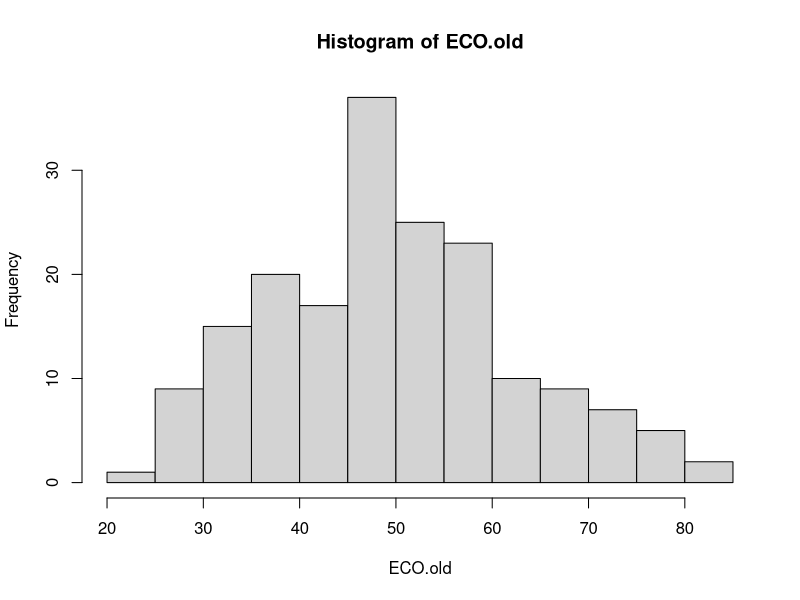
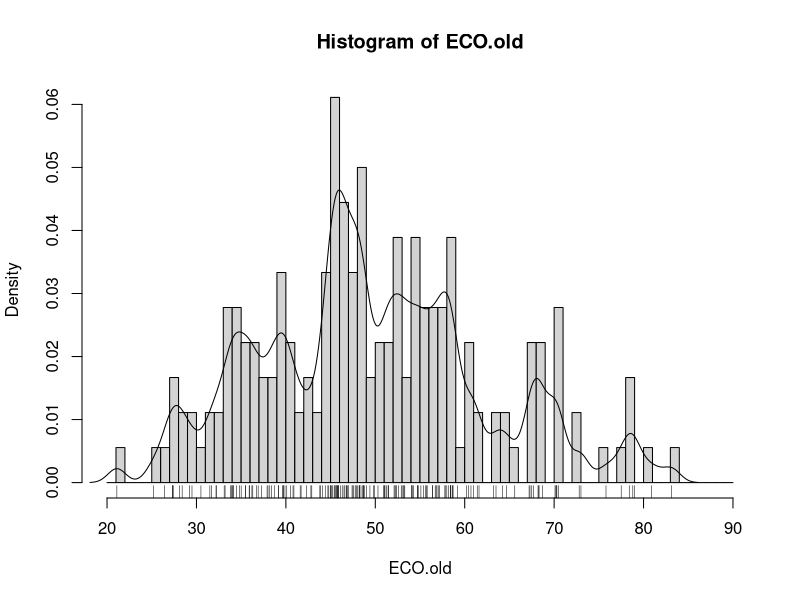
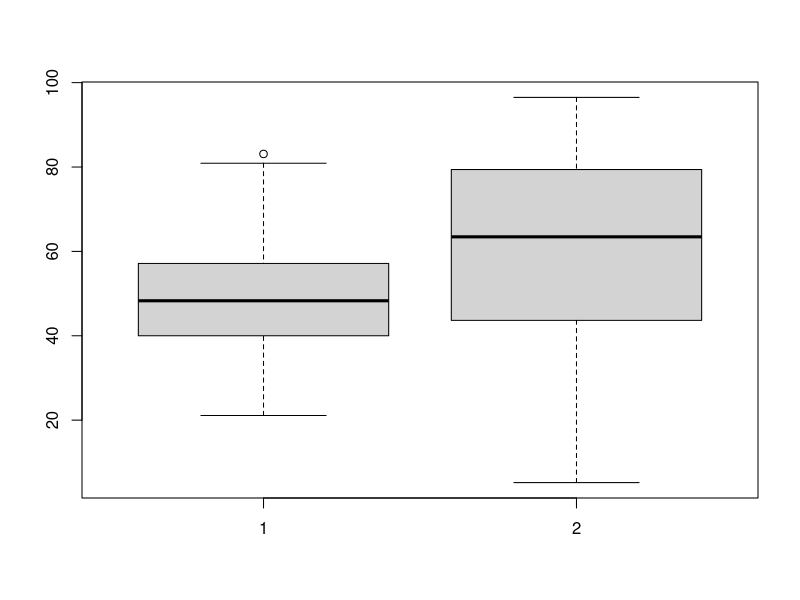
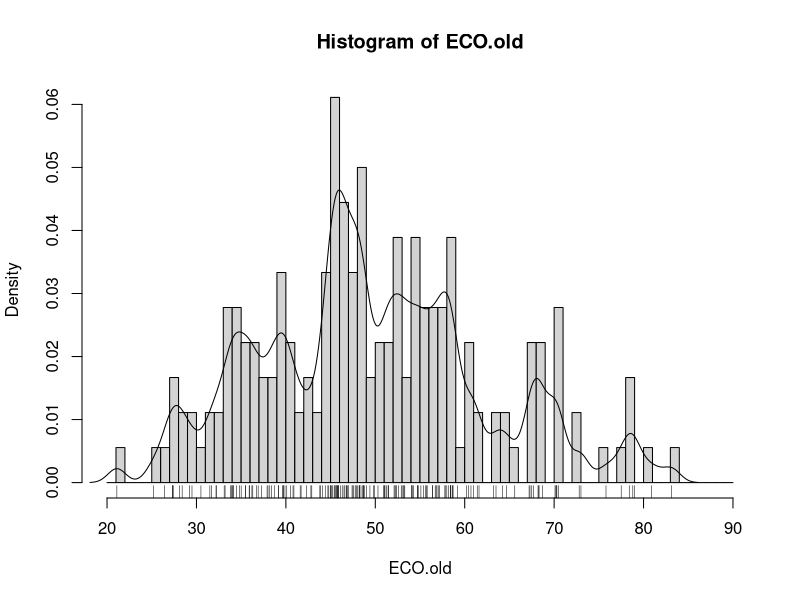
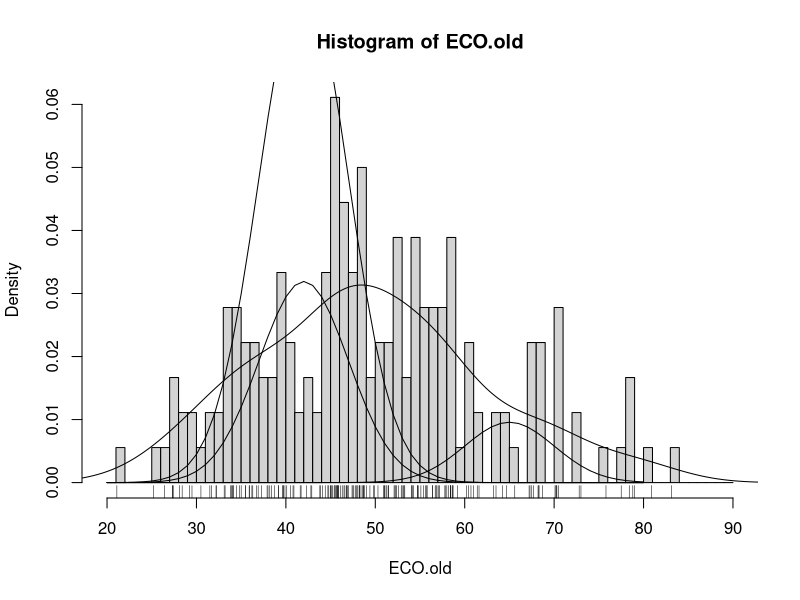
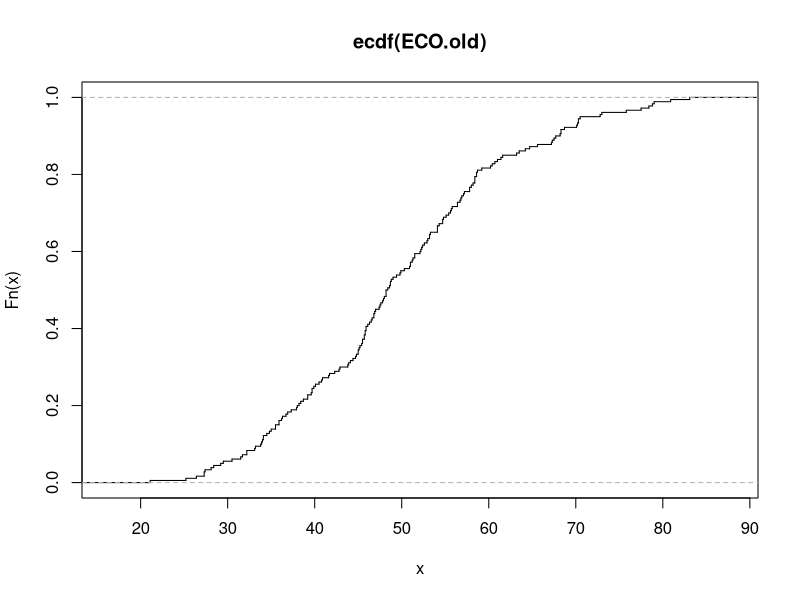
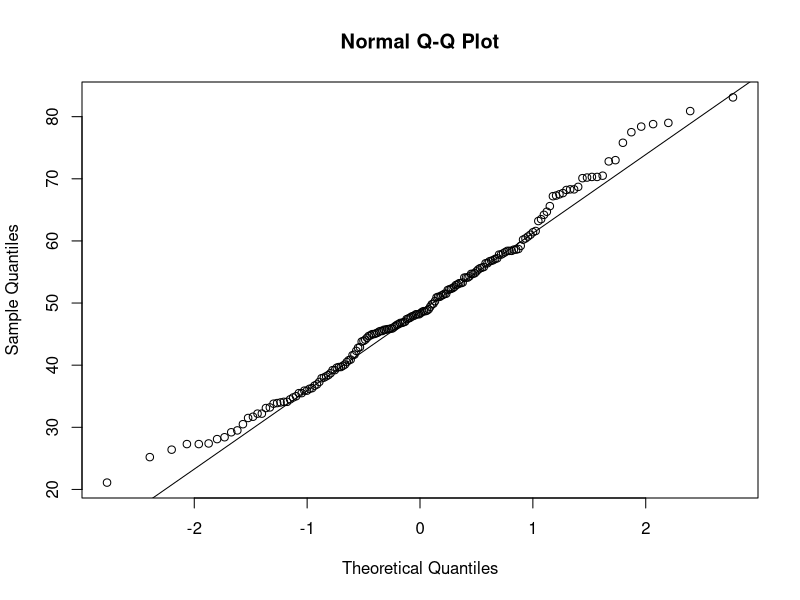
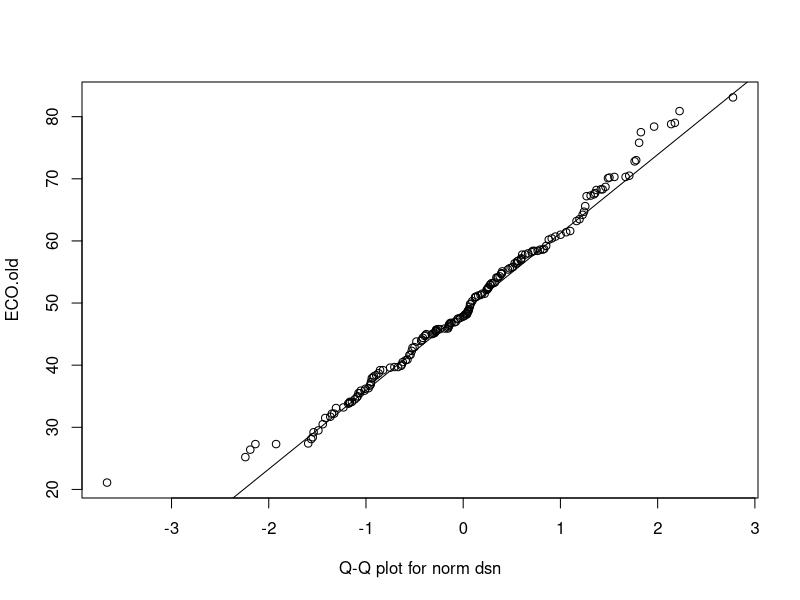

Recreate these plots in R, in order.
# Had to adjust the sequence range as there was a value < 20

#slide 9
ECO_data <- read.csv("epi2024results06022024.csv") 
# Note: replace default data frame name – cannot start with numbers! Munging has begun! (ugh)

# Note: replace <path> with either a directory path or use: 

View(ECO_data)

#slide 10
attach(ECO_data)
ECO.old
NAs <- is.na(ECO.old)
ECO.old.noNAs <- ECO.old[!NAs]

# Exercise 1
summary(ECO.old)

fivenum(ECO.old,na.rm=TRUE)# [1] 32.1 48.6 59.2 67.6 93.5 
stem(ECO.old) # stem and leaf plot 
hist(ECO.old) 
hist(ECO.old, seq(20., 90., 1.0), prob=TRUE) 
lines(density(ECO.old,na.rm=TRUE,bw=1.)) # or try bw=“SJ” 
rug(ECO.old)#Use help(<command>), e.g. > help(stem) 

# comparing distributions
boxplot(ECO.old, APO.old)

#histogram of ECO.old
hist(ECO.old, seq(20., 90., 1.0), prob=TRUE)

lines (density(ECO.old,na.rm=TRUE,bw=1.)) 

rug(ECO.old)

# with bw="SJ"
hist(ECO.old, seq(20., 90., 1.0), prob=TRUE)

lines (density(ECO.old,na.rm=TRUE,bw="SJ")) 

rug(ECO.old) 

# making the histogram more satisfying

x<-seq(20,80,1) 

q<- dnorm(x,mean=42, sd=5,log=FALSE) 

lines(x,q)
lines(x,.4*q) 

q<-dnorm(x,mean=65, sd=5,log=FALSE) 

lines(x,.12*q) 


# Exercise 2

#Cumulative density function? 
plot(ecdf(ECO.old), do.points=FALSE, verticals=TRUE)


# Quantile-Quantile?
qqnorm(ECO.old); qqline(ECO.old) 

# Make a Q-Q plot against the generating distribution by: 
qqplot(rnorm(250), ECO.old, xlab = "Q-Q plot for norm dsn") 
qqline(ECO.old)

qqplot(rt(250, df = 5), ECO.old, xlab = "Q-Q plot for t dsn") 
qqline(ECO.old)

